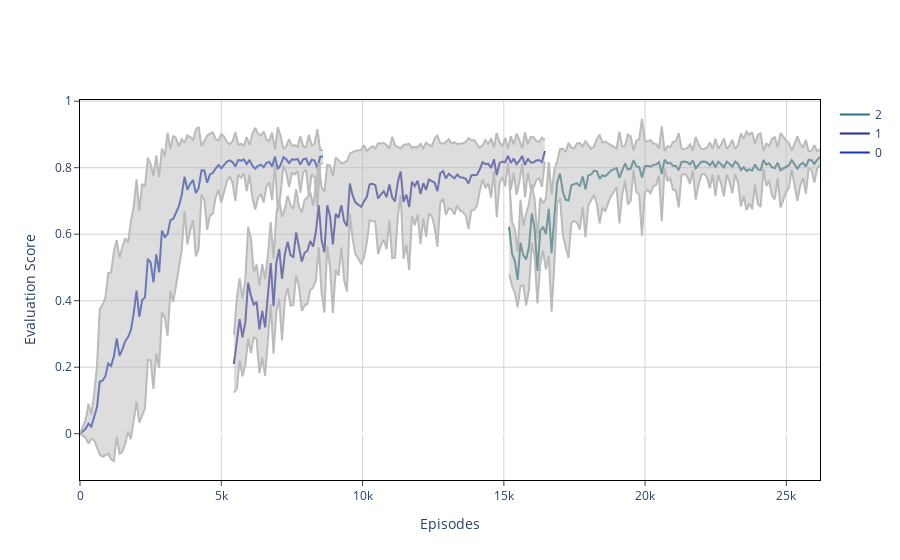

Write notebook code for a chart like this one.
### Markdown cell above
### Plot agent evaluation vs episodes time domain

### Code cell
visualizations.plot_trajectories(stats_all_0_1, time_domain='episodes',
                                 show=True, show_std=True)
